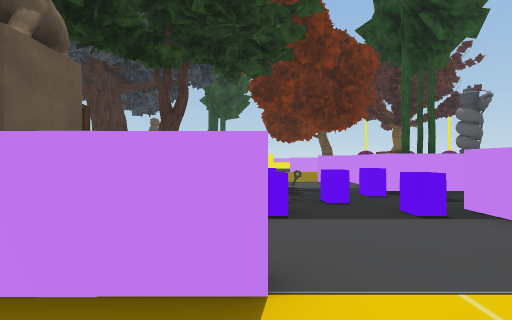
view 1 (above)

12 first-person views from a walk through a scene from a Unity 3-D project. The camera is 1.5 m above the floor, looks level and sees 85° across. Doors are open. The floor is counted in squares, 2 m on a side. Each view is taken from the middle of a square. On the plan, view 1 faces up. The plan holds only what a view shows up to about 10 squares ahead; the rest is blank. The place goes on beyond the plan. The player character is not drawn. Some surface patterns are stand-ins.

view 2
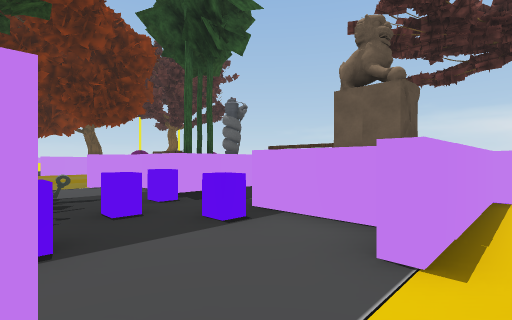

view 3
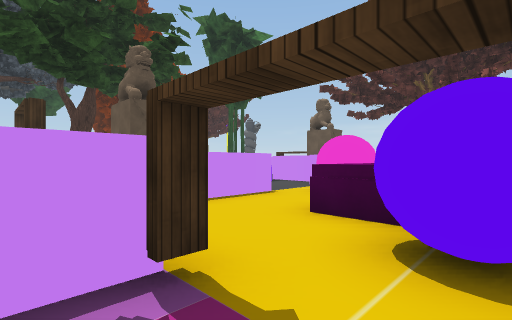

view 4
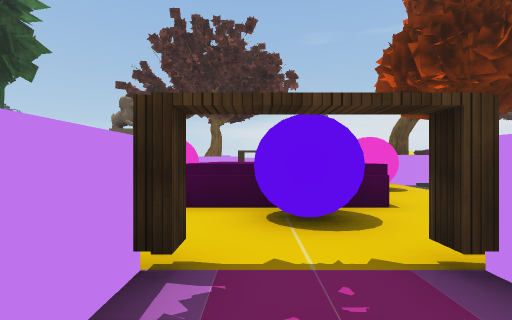

view 5
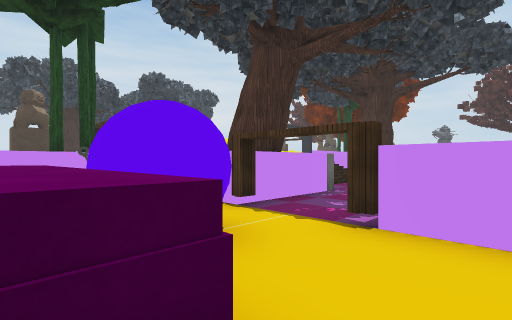

view 6
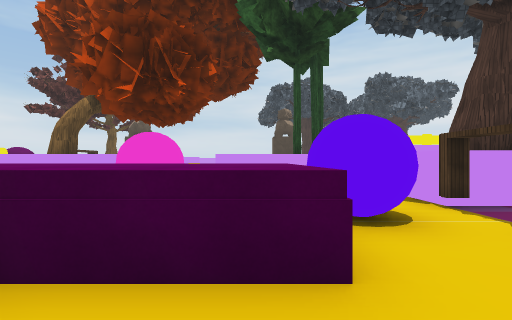

view 7
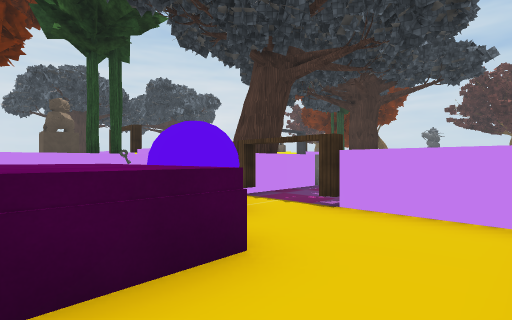

view 8
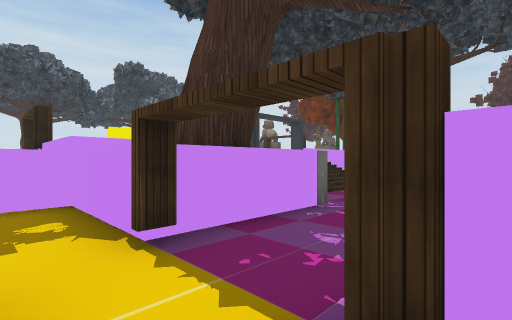

view 9
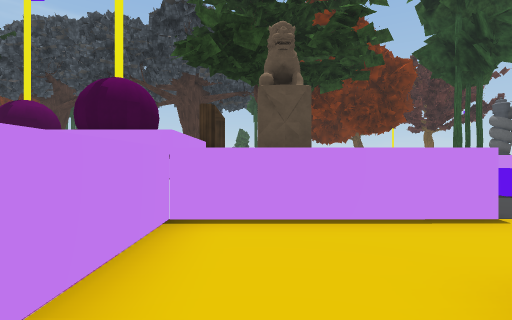

view 10
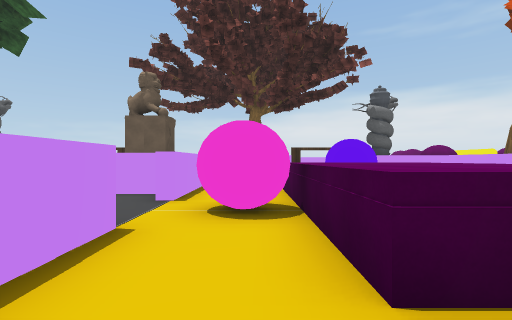

view 11
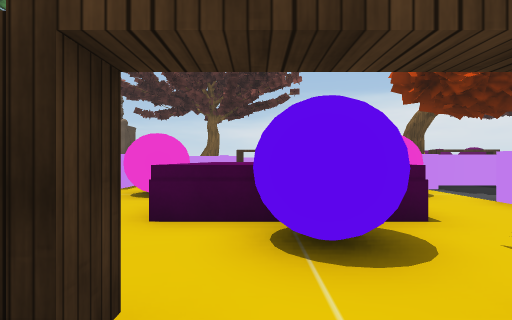

view 12
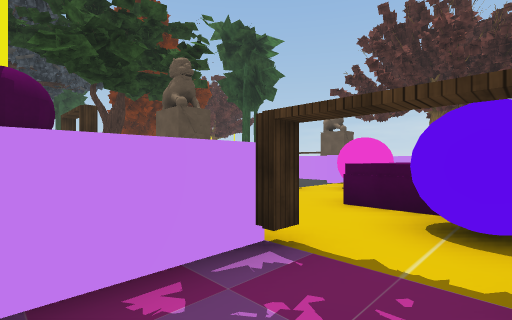

### Floor plan
Key: @ floor where view 1 was taken; # wall or solid block; x gap in a wall; . main floor; : floor 1.75 m higher than the main floor; D open door; = window, fence, low wall or low ledge; ^ raised ledge; v drop or lower ground; T thing the floor can be seen under or through; R tree; O other object.
Columns run from 7 left of view 1 to 7 right of it. Each row starts with its distance up from view 1.
 10          D#
  9         D##
  8     ##  ..#
  7    #     .####
  6    D   O#OO
  5    D    OO
  4  OO#   O.O#
  3   Ov O ...#
  2    vOO:DDD#####
  1    =....##    #
  0    x...@#     #
 -1    #..^^^^^  ##
 -2  ..D.#^^^^^^#
 -3 ...DTT^^ ^^^#
 -4 ####  ^ ^^    #
 -5  ###.T. ##    #
 -6  #v####D#D#####
 -7       = ###
 -8 O# vRR   .#
 -9    # =    #
-10    D
-11    D
-12    x
-13     O
-14     OO

Where each view was taken, in squares from view 1:
view 1: 0 up, 0 right, facing up
view 2: 1 up, 0 right, facing up-right
view 3: 3 down, 5 left, facing up-right
view 4: 2 down, 6 left, facing right
view 5: 0 up, 1 left, facing down-left
view 6: 1 up, 1 left, facing down
view 7: 1 up, 0 right, facing down-left
view 8: 1 down, 3 left, facing down-left
view 9: 2 down, 3 left, facing up
view 10: 0 up, 3 left, facing right
view 11: 2 down, 5 left, facing right
view 12: 3 down, 6 left, facing up-right
